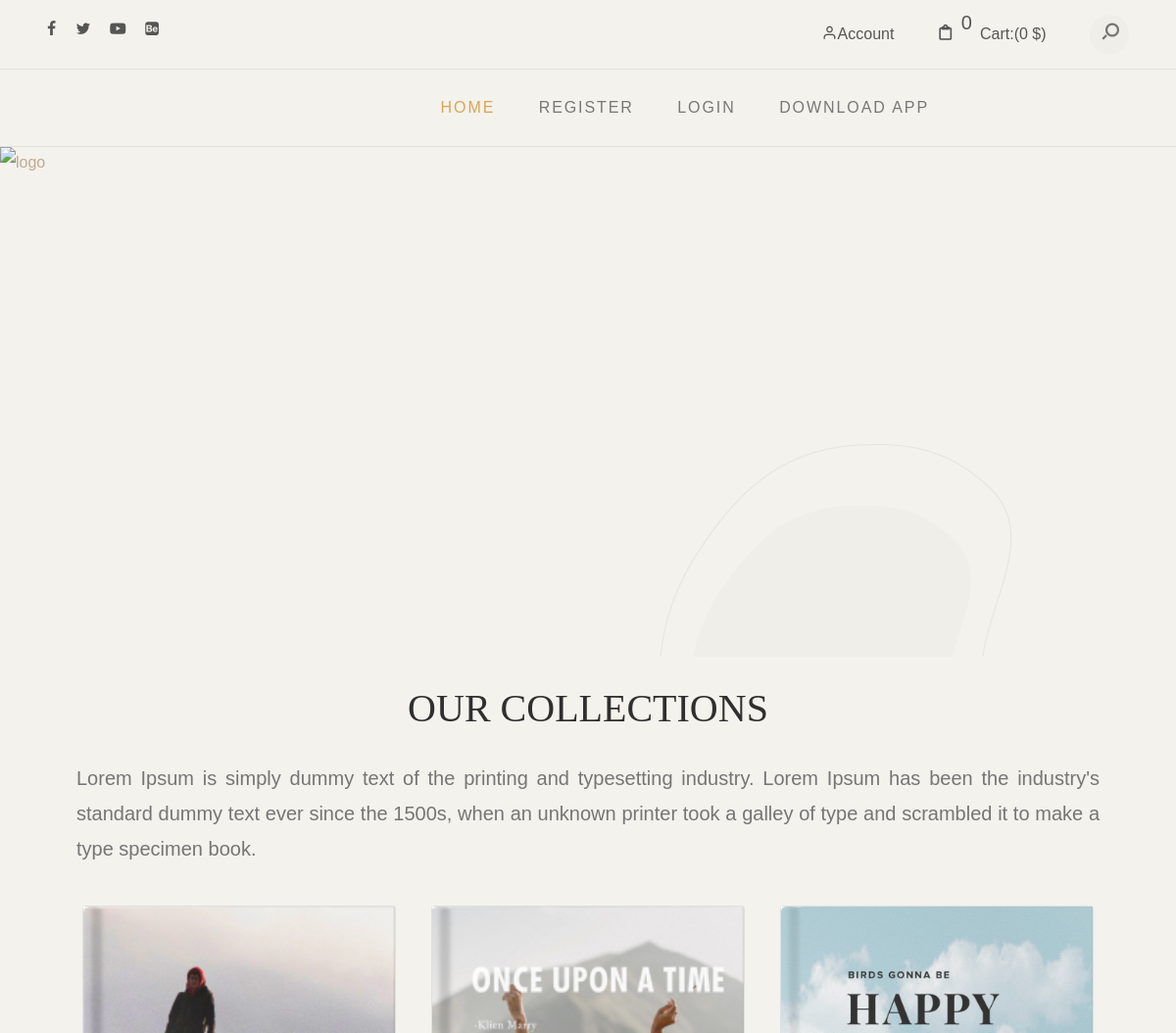
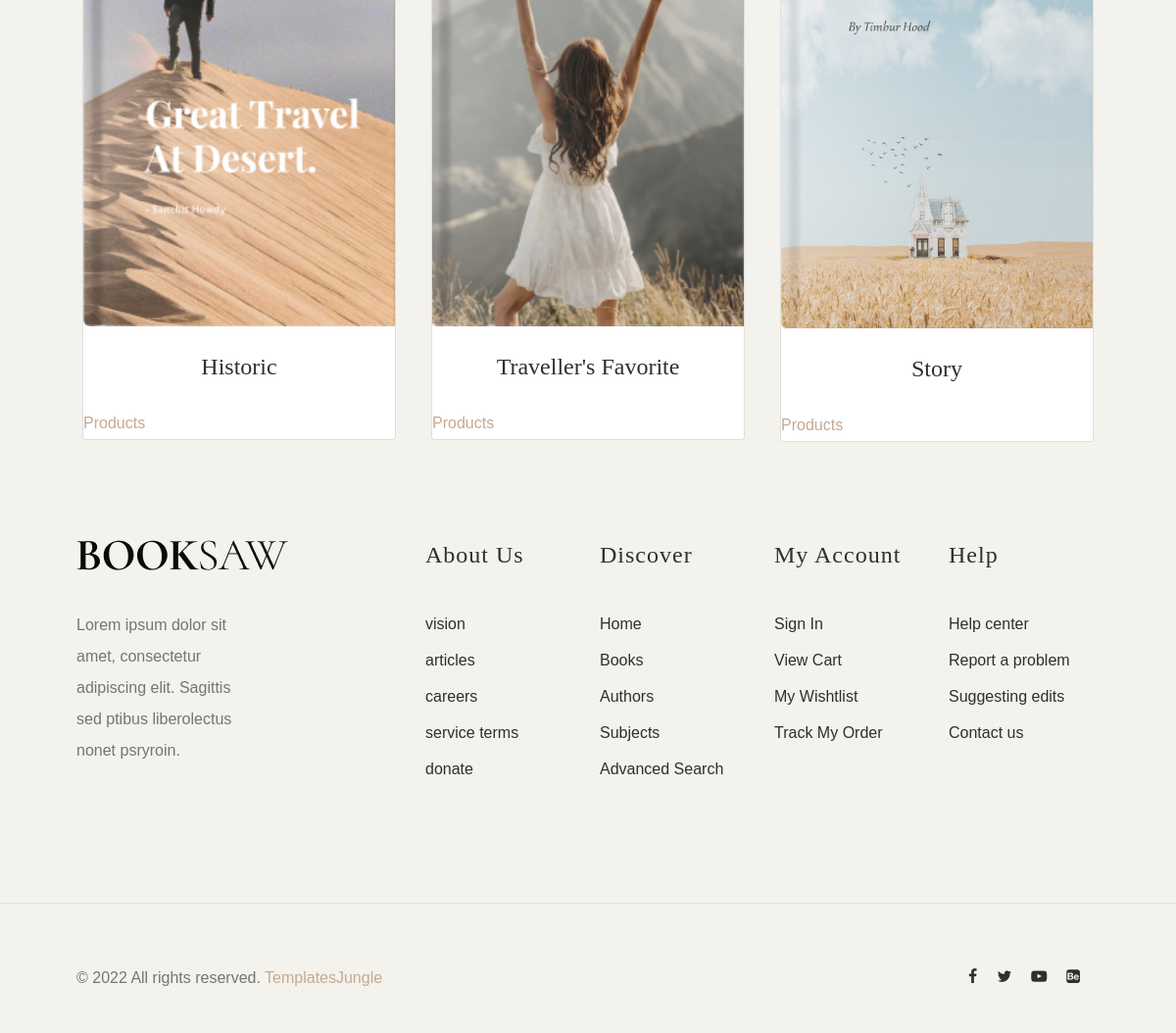
The page / on the database its author committed (2 pictures, top to bottom).
### shop/models.py (models this page shows, shortened)
class Category(models.Model):
    name = models.CharField(max_length=20)
    description = models.TextField()
    image=models.ImageField(upload_to='image')

### shop/views.py (the view)
# urls.py: path('',views.categories,name="categories"),
def categories(request):
    c = Category.objects.all()
    context = {'cat': c}
    return render(request,'categories.html',context)

### cart/context_processors.py (called while the page is built, shortened)
def count_items(request):
    u=request.user
    count =0
    return {'count':count}

### templates/categories.html
<!DOCTYPE html>
{% extends 'base.html' %}
{% load static %}
{% block content %}
<div class="container mt-3" style="margin-bottom:100px;">
    <h1 class="text-center">OUR COLLECTIONS</h1>
    <p style="text-align:justify;line-height:1.8;font-size:20px;">
        Lorem Ipsum is simply dummy text of the printing and typesetting industry. Lorem Ipsum has been the
        industry's standard dummy text ever since the 1500s, when an unknown printer
        took a galley of type and scrambled it to make a type specimen book.
    </p>
    <div class="row">
        {% for i in cat %}
    <div class="col-lg-4 col-md-6">
        <div class="single-latest-news card mx-auto" style="width:20rem;">
            <a href="{% url 'shop:products_by_category' i.id %}"><img src="{{ i.image.url }}" height="200px" width="100%"></a>
            <div class="news-text-box">
                <h2 class="text-center">{{ i.name }}</h2>
                <a href="{% url 'shop:products' %}" class="read-more-btn">Products</a>
            </div>
        </div>
    </div>
{% endfor %}
    </div>
</div>
{% endblock %}

### static/css/style.css (style rules this page uses)
:root { --header-height: 160px; --header-height-min: 80px; }
:root { --accent-color: #C5A992; --secondary-color: #C5A992; --dark-color: #2f2f2f; --light-color: #F3F2EC; --body-text-color: #757575; --light-text-color: #afafaf; --dark-text-color: #2f2f2f; }
:root { --body-font: "Raleway", sans-serif; --heading-font: "Prata", Georgia, serif; --secondary-font: "Playfair Display", Georgia, serif; }
:root, [data-bs-theme=light] { --heading-font: "Prata", Georgia, serif; --heading-font-weight: 400; --heading-color: var(--bs-dark); --heading-line-height: 1.1; --swiper-theme-color: var(--bs-primary); --custom-easing: cubic-bezier(.17, .67, .83, .67); --bs-body-font-family: "Raleway", arial, sans-serif; --bs-body-font-size: 0.9rem; --bs-body-font-weight: 400; --bs-body-line-height: 1.7; --bs-body-color: #333; --bs-body-color-rgb: 51, 51, 51; --bs-primary: #C5A992; --bs-primary-dark: #C5A992; --bs-secondary: #C5A992; --bs-black: #111; --bs-light: #F1F1F0; --bs-dark: #212529; --bs-gray: #949494; --bs-gray-dark: #51565b; --bs-primary-rgb: 169, 128, 115; --bs-secondary-rgb: 253, 238, 233; --bs-black-rgb: 17, 17, 17; --bs-light-rgb: 241, 241, 240; --bs-dark-rgb: 33, 37, 41; --bs-link-color: var(--bs-dark); --bs-link-color-rgb: 17, 17, 17; --bs-link-decoration: underline; --bs-link-hover-color: var(--bs-primary); --bs-link-hover-color-rgb: 169, 128, 115; }
.container, .container-fluid, .container-lg, .container-md, .container-sm, .container-xl, .container-xxl { --bs-gutter-x: 2.5rem; }
h1, h2, h3, h4, h5, h6 { color: var(--heading-color); }
a { text-decoration: none; transition: all 0.3s ease-out; }
.container, .container-fluid, .container-lg, .container-md, .container-sm, .container-xl, .container-xxl { --bs-gutter-x: 3rem; }
*, *::before, *::after { -webkit-box-sizing: border-box; -moz-box-sizing: border-box; box-sizing: border-box; }
html { box-sizing: border-box; }
body { font-family: var(--body-font); font-size: 16px; line-height: 2; color: var(--body-text-color); background-color: var(--light-color); }
a { color: var(--accent-color); transition: 0.3s color ease-out; }
img { display: inline-block; border: 0; max-width: 100%; height: auto; vertical-align: middle; }
h1, .h1, h2, .h2, h3, .h3, h4, .h4, h5, .h5, h6, .h6 { font-family: var(--heading-font); line-height: 1.2; color: var(--dark-color); }
h1, h2, h3 { margin: 25px 0; text-transform: capitalize; }
h1, .h1 { font-size: 2.5em; line-height: 1.4; }
h2, .h2 { font-size: 1.5em; line-height: 1.4; }
p { margin: 0 0 20px 0; }
::placeholder { color: #999; }
.container::after, .row::after, .clearfix::after { display: block; clear: both; content: ""; }
.text-center { text-align: center; }
pre, blockquote, dl, figure, table, p, ul, ol, form { margin-bottom: 2.5rem; }

### rows shown on the page
Category: image (picture), name "Historic"
Category: image (picture), name "Traveller's Favorite"
Category: image (picture), name "Story"

### other values the page prints
{{ count }} "0"
